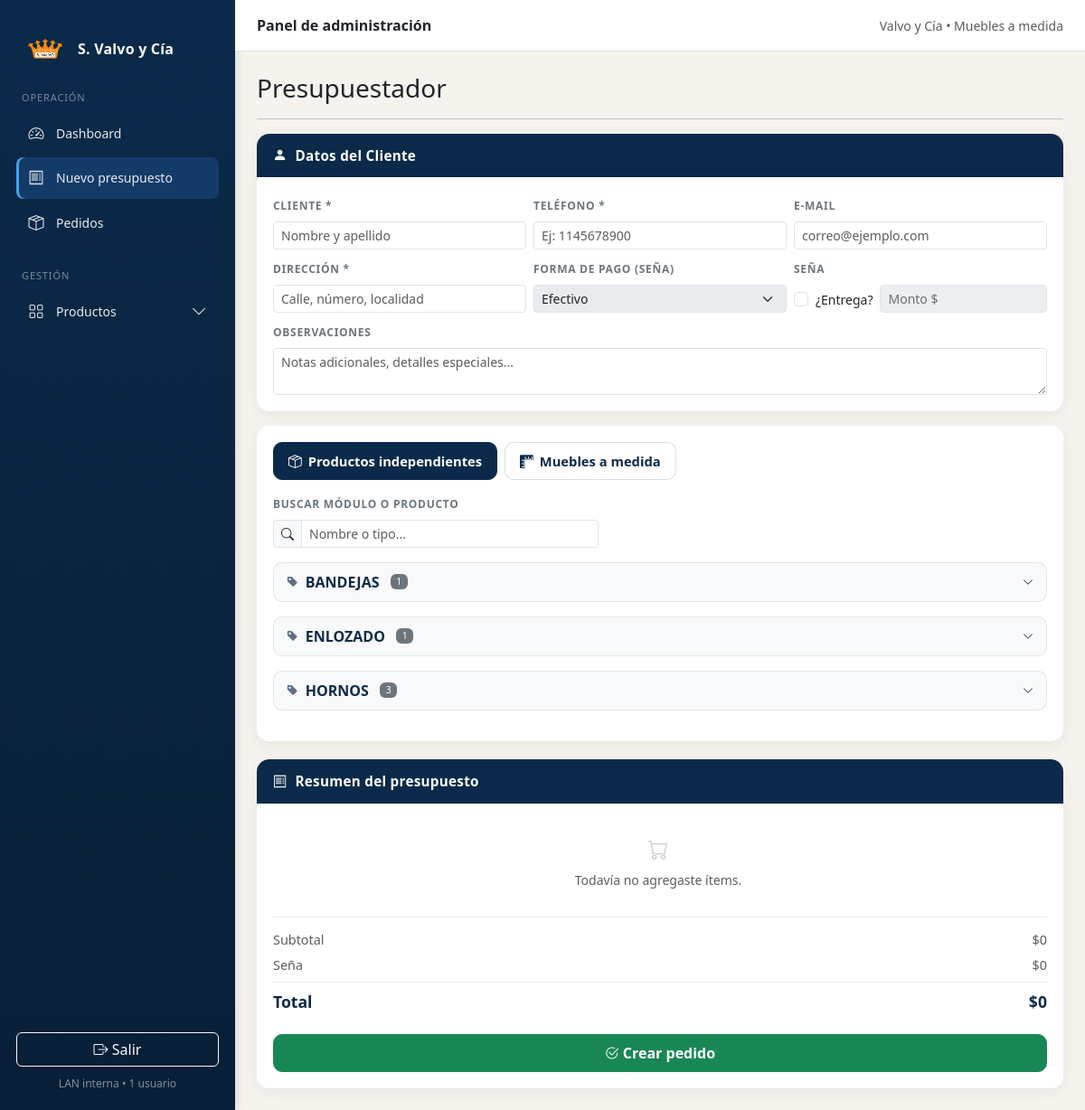
The app's page /presupuestador (signed in) with its own data.
### app/models.py (models this page shows)
class Producto(db.Model):
    id = db.Column(db.Integer, primary_key=True)
    nombre = db.Column(db.String(100))
    tipo = db.Column(db.String(100))
    precio = db.Column(db.Float)
    stock = db.Column(db.Integer, nullable=True)

### app/routes.py (the view)
    @app.get("/presupuestador")
    @login_required
    def presupuestador():
        muebles = [
            {
                "id": m.id,
                "linea": m.linea,
                "medida": m.medida,
                "base": m.base,
                "alacena": m.alacena,
                "inox": m.inox
            }
            for m in PrecioMueble.query.all()
        ]
        adicionales = [
            {
                "id": a.id,
                "linea": a.linea,
                "nombre": a.nombre,
                "precio": a.precio
            }
            for a in AdicionalMueble.query.all()
        ]
        productos = Producto.query.all()
        return render_template(
            "presupuestador.html",
            muebles=muebles,
            adicionales=adicionales,
            productos=productos
        )

### app/models.py (called while the page is built)
@login_manager.user_loader
def load_user(user_id):
    return User.query.get(int(user_id))

### app/templates/presupuestador.html (shortened to what this page needs)
{% extends "base.html" %}
{% block content %}
<h3 class="mb-3">Presupuestador</h3>
<hr class="mb-3">
<form method="post" action="/presupuestador/crear_pedido" id="formPresupuesto">
  <div class="presu-shell">
    <div>
      <div class="presu-card mb-3">
        <div class="presu-card-header">
          <i class="bi bi-person-fill"></i>
          Datos del Cliente
        </div>
        <div class="presu-card-body">
          <div class="row g-2">
            <div class="col-md-4">
              <label class="mini-label">Cliente *</label>
              <input class="form-control form-control-sm" name="cliente" placeholder="Nombre y apellido" required>
            </div>
            <div class="col-md-4">
              <label class="mini-label">Teléfono *</label>
              <input class="form-control form-control-sm" name="telefono" placeholder="Ej: 1145678900" required>
            </div>
            <div class="col-md-4">
              <label class="mini-label">E-mail</label>
              <input class="form-control form-control-sm" name="email" placeholder="correo@ejemplo.com">
            </div>
            <div class="col-md-4">
              <label class="mini-label">Dirección *</label>
              <input class="form-control form-control-sm" name="direccion" placeholder="Calle, número, localidad" required>
            </div>
            <div class="col-md-4">
              <label class="mini-label">Forma de Pago (seña)</label>
              <select name="forma_pago" id="selectFormaPago" class="form-select form-select-sm" disabled>
                <option value="Efectivo">Efectivo</option>
              </select>
            </div>
            <div class="col-md-4">
              <label class="mini-label">Seña</label>
              <div class="d-flex align-items-center gap-2">
                <div class="form-check mb-0 flex-shrink-0">
                  <input class="form-check-input" type="checkbox" id="checkSena" name="entrega_sena" value="1">
                  <label class="form-check-label small" for="checkSena">¿Entrega?</label>
                </div>
                <input type="number" step="0.01" name="monto_sena" id="inputSena"
                       class="form-control form-control-sm" placeholder="Monto $" disabled>
              </div>
            </div>
            <div class="col-12">
              <label class="mini-label">Observaciones</label>
              <textarea class="form-control form-control-sm" name="observaciones" rows="2"
                        placeholder="Notas adicionales, detalles especiales..."></textarea>
            </div>
          </div>
        </div>
      </div>
      <div class="presu-card">
        <div class="presu-card-body">
          <ul class="nav presu-nav mb-0" id="presuTabs" role="tablist">
            <li class="nav-item" role="presentation">
              <button class="nav-link active" id="productos-tab"
                      data-bs-toggle="tab" data-bs-target="#productos-pane"
                      type="button" role="tab">
                <i class="bi bi-box-seam"></i> Productos independientes
              </button>
            </li>
            <li class="nav-item" role="presentation">
              <button class="nav-link" id="muebles-tab"
                      data-bs-toggle="tab" data-bs-target="#muebles-pane"
                      type="button" role="tab">
                <i class="bi bi-rulers"></i> Muebles a medida
              </button>
            </li>
          </ul>
          <div class="tab-content presu-section">
            <div class="tab-pane fade show active" id="productos-pane" role="tabpanel">
              <div class="mini-label mb-2">Buscar módulo o producto</div>
              <div class="input-group input-group-sm mb-3" style="max-width:360px;">
                <span class="input-group-text"><i class="bi bi-search"></i></span>
                <input type="text" id="filtroProducto" class="form-control"
                       placeholder="Nombre o tipo...">
              </div>
              {% if productos %}
              <div id="productosGrid">
                {% for tipo, grupo in productos | groupby('tipo') %}
                <div class="presu-grupo mb-3" data-grupo-tipo="{{ tipo | lower }}">
                  <button class="btn w-100 d-flex align-items-center gap-2 mb-2 presu-grupo-toggle"
                          type="button"
                          data-bs-toggle="collapse"
                          data-bs-target="#presuGrupo{{ loop.index }}"
                          aria-expanded="false"
                          style="background:#f8f9fa;border:1px solid rgba(0,0,0,.08);border-radius:10px;padding:9px 14px;color:#0b2a4a;font-weight:700;text-align:left;">
                    <i class="bi bi-tag-fill" style="font-size:.8rem;opacity:.65;"></i>
                    <span>{{ tipo }}</span>
                    <span class="badge bg-secondary fw-normal ms-1" style="font-size:.65rem;">{{ grupo | length }}</span>
                    <i class="bi bi-chevron-down ms-auto" style="font-size:.75rem;"></i>
                  </button>
                </div>
                {% endfor %}
              </div>
              {% else %}
                <div class="text-muted text-center py-4">
                  <i class="bi bi-box-seam" style="font-size:2rem;opacity:.3;"></i>
                  <div class="mt-2">No hay productos cargados aún.</div>
                  <a href="/productos" class="btn btn-sm btn-outline-primary mt-2">Ir a Productos</a>
                </div>
              {% endif %}
            </div>
          </div>
        </div>
      </div>
    </div>
    <div class="sticky-summary">
      <div class="presu-card">
        <div class="presu-card-header">
          <i class="bi bi-receipt"></i>
          Resumen del presupuesto
        </div>
        <div class="presu-card-body">
          <div class="summary-list" id="summaryList">
          </div>
          <div class="summary-total">
            <div class="summary-total-row text-muted">
              <span>Subtotal</span>
              <span id="resumenSubtotal">$0</span>
            </div>
            <div class="summary-total-row text-muted">
              <span>Seña</span>
              <span id="resumenSena">$0</span>
            </div>
            <div class="summary-total-row summary-grand">
              <span>Total</span>
              <span id="resumenTotal">$0</span>
            </div>
            <button type="submit" class="btn btn-success w-100 mt-3 btn-soft py-2">
              <i class="bi bi-check2-circle me-1"></i>Crear pedido
            </button>
          </div>
        </div>
      </div>
    </div>
  </div>
</form>
{% endblock %}

### app/templates/presupuestador.html (style rules this page uses)
.presu-shell { display: grid; grid-template-columns: minmax(0, 1fr) 340px; gap: 20px; align-items: start; }
@media (max-width: 1200px) { .presu-shell { grid-template-columns: 1fr; } }
.presu-card { border: 0; border-radius: 14px; background: #fff; box-shadow: 0 4px 16px rgba(0,0,0,.06); overflow: hidden; }
.presu-card-header { background: #0b2a4a; color: #fff; padding: 13px 18px; display: flex; align-items: center; gap: 9px; font-weight: 700; font-size: .95rem; letter-spacing: .3px; }
.presu-card-body { padding: 18px; }
.presu-nav { border-bottom: 0; gap: 8px; }
.presu-nav .nav-link { border: 1px solid rgba(11,42,74,.15); border-radius: 10px; color: #0b2a4a; font-weight: 700; background: #fff; padding: 9px 16px; font-size: .92rem; display: flex; align-items: center; gap: 7px; transition: all .15s; }
.presu-nav .nav-link.active { background: #0b2a4a; color: #fff; border-color: #0b2a4a; }
.presu-section { margin-top: 18px; }
.mini-label { font-size: .75rem; font-weight: 700; color: #6c757d; text-transform: uppercase; letter-spacing: .06em; margin-bottom: 8px; }
.sticky-summary { position: sticky; top: 18px; }
.summary-list { display: flex; flex-direction: column; gap: 8px; max-height: 400px; overflow-y: auto; padding-right: 4px; }
.summary-total { border-top: 1px solid rgba(0,0,0,.08); margin-top: 14px; padding-top: 14px; }
.summary-total-row { display: flex; justify-content: space-between; gap: 10px; margin-bottom: 7px; font-size: .9rem; }
.summary-grand { font-size: 1.1rem; font-weight: 900; color: #0b2a4a; border-top: 1px solid rgba(0,0,0,.08); padding-top: 8px; margin-top: 4px; }
#inputSena:disabled { background-color: #e9ecef; opacity: .85; }
.btn-soft { border-radius: 10px; font-weight: 700; }
.presu-grupo-toggle { transition: background .15s; }
.presu-grupo-toggle .bi-chevron-down { transition: transform .2s ease; }

### records on screen
Producto: tipo "BANDEJAS", grupo "1"
Producto: tipo "ENLOZADO", grupo "1"
Producto: tipo "HORNOS", grupo "3"
